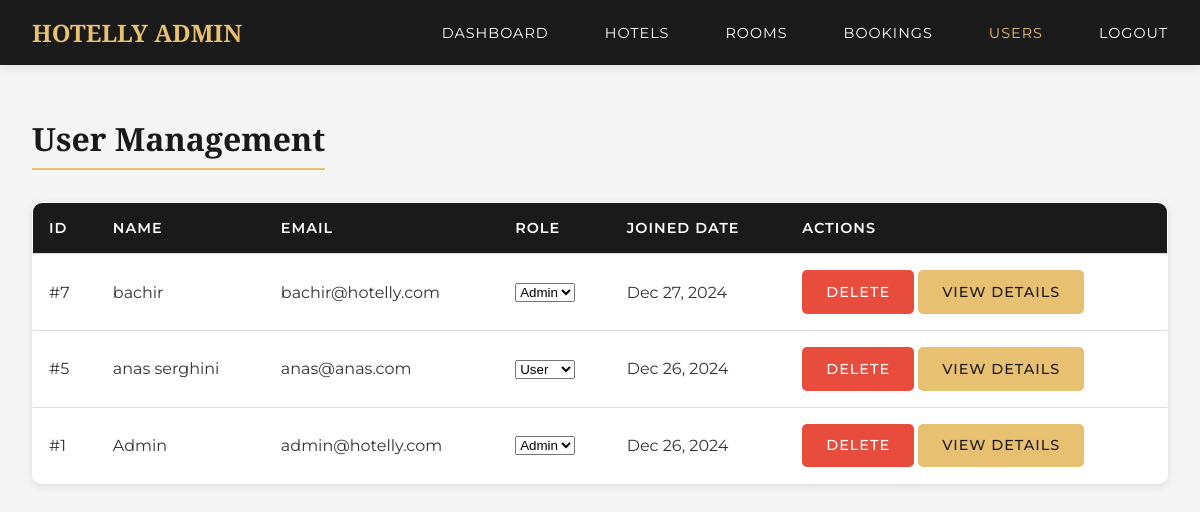
The page /admin/users.php (signed in) on the database its author committed.
### tables this page shows
CREATE TABLE `users` (
  `id` int(11) NOT NULL,
  `name` varchar(100) NOT NULL,
  `email` varchar(100) NOT NULL,
  `password` varchar(255) NOT NULL,
  `role` enum('admin','user') DEFAULT 'user',
  `created_at` timestamp NOT NULL DEFAULT current_timestamp()
);

### includes/functions.php (called while the page is built, shortened)
<?php
require_once 'config.php';
function getAllUsers() {
    global $conn;
    $sql = "SELECT id, name, email, role, created_at
            FROM users
            ORDER BY created_at DESC";
    $result = $conn->query($sql);
    return $result->fetch_all(MYSQLI_ASSOC);
}
?>

### admin/users.php (the view, shortened to what this page needs)
<?php
require_once '../includes/functions.php';
$users = getAllUsers();
?>
<!DOCTYPE html>
<html lang="en">
<head>
    <link href="https://unpkg.com/aos@2.3.1/dist/aos.css" rel="stylesheet">
    <link rel="stylesheet" href="../css/admin.css">
</head>
<body>
    <nav class="admin-nav">
        <div class="admin-nav-left">
            <a href="index.php" class="logo">HOTELLY ADMIN</a>
        </div>
        <div class="admin-nav-right">
            <a href="index.php" class="nav-link">Dashboard</a>
            <a href="hotels.php" class="nav-link">Hotels</a>
            <a href="rooms.php" class="nav-link">Rooms</a>
            <a href="bookings.php" class="nav-link">Bookings</a>
            <a href="users.php" class="nav-link active">Users</a>
            <a href="../logout.php" class="nav-link">Logout</a>
        </div>
    </nav>
    <div class="admin-container">
        <h1 class="admin-title">User Management</h1>
        <div class="table-responsive" data-aos="fade-up">
            <table class="admin-table">
                <thead>
                    <tr>
                        <th>ID</th>
                        <th>Name</th>
                        <th>Email</th>
                        <th>Role</th>
                        <th>Joined Date</th>
                        <th>Actions</th>
                    </tr>
                </thead>
                <tbody>
                    <?php foreach ($users as $user): ?>
                        <tr>
                            <td>#<?php echo $user['id']; ?></td>
                            <td><?php echo htmlspecialchars($user['name']); ?></td>
                            <td><?php echo htmlspecialchars($user['email']); ?></td>
                            <td>
                                <?php if ($user['id'] !== $_SESSION['user_id']): ?>
                                    <form method="POST" style="display: inline;">
                                        <select name="role" onchange="this.form.submit()" class="role-select">
                                            <option value="user" <?php echo $user['role'] === 'user' ? 'selected' : ''; ?>>User</option>
                                            <option value="admin" <?php echo $user['role'] === 'admin' ? 'selected' : ''; ?>>Admin</option>
                                        </select>
                                    </form>
                                <?php else: ?>
                                    <?php echo ucfirst($user['role']); ?>
                                <?php endif; ?>
                            </td>
                            <td><?php echo date('M j, Y', strtotime($user['created_at'])); ?></td>
                            <td>
                                <?php if ($user['id'] !== $_SESSION['user_id']): ?>
                                <form method="POST" style="display: inline;" onsubmit="return confirm('Are you sure you want to delete this user? This action cannot be undone.');">
                                    <button type="submit" name="delete_user" class="admin-btn admin-btn-danger">Delete</button>
                                </form>
                                <?php endif; ?>
                                <a href="user_bookings.php?id=<?php echo $user['id']; ?>" class="admin-btn admin-btn-primary">View Details</a>
                            </td>
                        </tr>
                    <?php endforeach; ?>
                </tbody>
            </table>
        </div>
    </div>
</body>
</html>

### css/admin.css (style rules this page uses)
:root { --primary-color: #e8c072; --secondary-color: #1a1a1a; --text-color: #333; --light-gray: #f8f9fa; --border-color: #ddd; }
body { background-color: #f5f5f5; font-family: 'Montserrat', sans-serif; color: var(--text-color); margin: 0; padding: 0; min-height: 100vh; }
.admin-nav { background: var(--secondary-color); padding: 1rem 2rem; display: flex; justify-content: space-between; align-items: center; position: fixed; width: 100%; top: 0; left: 0; right: 0; z-index: 1000; box-shadow: 0 2px 10px rgba(0,0,0,0.1); box-sizing: border-box; }
.admin-nav-left { display: flex; align-items: center; }
.admin-nav .logo { color: var(--primary-color); font-size: 1.5rem; font-weight: bold; text-decoration: none; font-family: 'Playfair Display', serif; transition: color 0.3s; }
.admin-nav-right { display: flex; align-items: center; gap: 1.5rem; }
.admin-nav-right .nav-link { color: #fff; text-decoration: none; margin-left: 2rem; font-family: 'Montserrat', sans-serif; transition: color 0.3s; font-size: 0.9rem; text-transform: uppercase; letter-spacing: 1px; }
.admin-nav-right .nav-link:hover, .admin-nav-right .nav-link.active { color: var(--primary-color); }
.admin-container { padding: 6rem 2rem 2rem; max-width: 1400px; margin: 0 auto; }
.admin-title { font-family: 'Playfair Display', serif; font-size: 2rem; margin-bottom: 2rem; color: var(--secondary-color); border-bottom: 2px solid var(--primary-color); padding-bottom: 0.5rem; display: inline-block; }
.admin-table { width: 100%; border-collapse: collapse; background: #fff; border-radius: 10px; overflow: hidden; box-shadow: 0 2px 10px rgba(0,0,0,0.1); border: 1px solid var(--border-color); }
.admin-table th, .admin-table td { padding: 1rem; text-align: left; border-bottom: 1px solid var(--border-color); }
.admin-table th { background: var(--secondary-color); font-weight: 600; color: #fff; text-transform: uppercase; letter-spacing: 1px; font-size: 0.9rem; }
.admin-btn { border: none; display: inline-block; padding: 0.8rem 1.5rem; border-radius: 5px; text-decoration: none; font-family: 'Montserrat', sans-serif; font-weight: 500; cursor: pointer; transition: all 0.3s; text-transform: uppercase; letter-spacing: 1px; font-size: 0.9rem; }
.admin-btn-primary { background: var(--primary-color); color: var(--secondary-color); }
.admin-btn-danger { background: #E74C3C; color: #fff; }

### admin/users.php (style rules this page uses)
.admin-nav { background: var(--secondary-color); padding: 1rem 2rem; display: flex; justify-content: space-between; align-items: center; position: fixed; width: 100%; top: 0; left: 0; right: 0; z-index: 1000; box-shadow: 0 2px 10px rgba(0,0,0,0.1); box-sizing: border-box; }
.admin-nav-left { display: flex; align-items: center; }
.admin-nav .logo { color: var(--primary-color); font-size: 1.5rem; font-weight: bold; text-decoration: none; font-family: 'Playfair Display', serif; transition: color 0.3s; }
.admin-nav-right { display: flex; align-items: center; gap: 1.5rem; }
.admin-nav-right .nav-link { color: #fff; text-decoration: none; margin-left: 2rem; font-family: 'Montserrat', sans-serif; transition: color 0.3s; font-size: 0.9rem; text-transform: uppercase; letter-spacing: 1px; }
.admin-nav-right .nav-link:hover, .admin-nav-right .nav-link.active { color: var(--primary-color); }
.admin-container { padding: 6rem 2rem 2rem; max-width: 1400px; margin: 0 auto; }

### rows shown on the page
users: id "7", name "bachir", email "bachir@hotelly.com", role "Admin", created_at "Dec 27, 2024"
users: id "5", name "anas serghini", email "anas@anas.com", role "User", created_at "Dec 26, 2024"
users: id "1", name "Admin", email "admin@hotelly.com", role "Admin", created_at "Dec 26, 2024"
